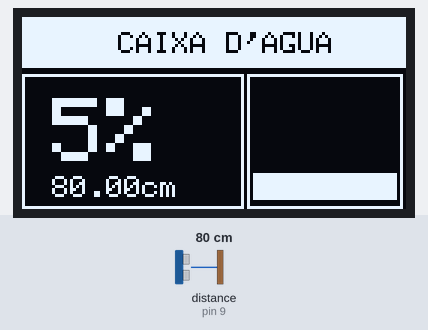
This sketch was run on a simulated SparkFun Pro Micro, built with avr-gcc and run on an emulated ATmega32U4. On the bench: 128×64 one-colour display. The inputs (shaded band) are chosen by the test bench; at power-on: distance to the obstacle (sensor on pin 9) 80 cm. The echo pulse lasts 58.3 µs per cm; what the sketch prints to the serial monitor is not drawn.

Above: at 2.1 s.
2.2 s: distance to the obstacle (sensor on pin 9) set to 2 cm
At 4.0 s:
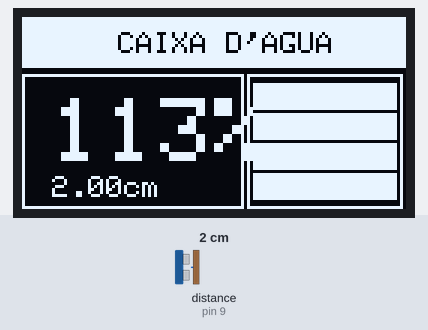
4.5 s: distance to the obstacle (sensor on pin 9) set to 4 cm
At 5.4 s:
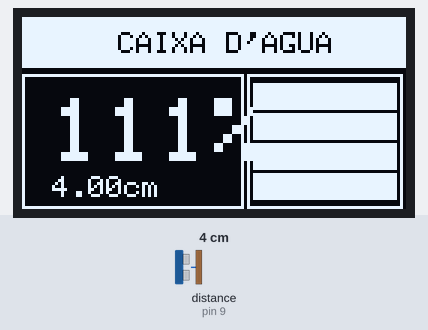
6.5 s: distance to the obstacle (sensor on pin 9) set to 9 cm
At 8.0 s:
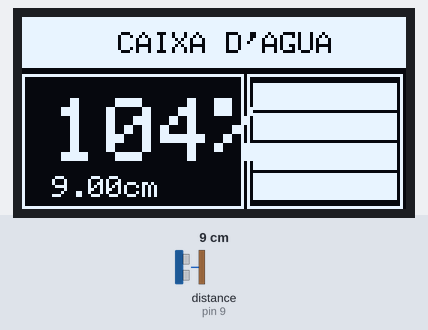
Timing chart, 0 to 9.5 s (numbered marks = the images above; inputs shaded):
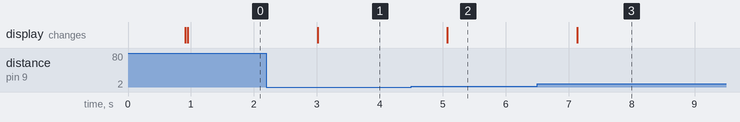

Measured:
- after the input at 2.2 s, the display: changes after 0.81 s (image 1)
- after the input at 4.5 s, the display: changes after 0.57 s (image 2)
- after the input at 6.5 s, the display: changes after 0.64 s (image 3)

The sketch:

water_sensor.ino
```cpp
#include "Ultrasonic.h"
#include "water_display.h"

#define echoPin 9
#define trigPin 7
Ultrasonic ultrasonic(trigPin, echoPin);

float distance;
WaterDisplay waterDisplay;


void setup()
{
  waterDisplay = WaterDisplay();
  Serial.begin(9600); //This pipes to the serial monitor

  Serial.println("Initialize Display");
  waterDisplay.startDisplay();

}

void loop() {

  distance = ultrasonic.read();

  waterDisplay.drawWaterLevel(distance);


  delay(1000);
}
```

water_display.cpp
```cpp
#include "water_display.h"


WaterDisplay::WaterDisplay() {
    display = Adafruit_SSD1306(SCREEN_WIDTH, SCREEN_HEIGHT, &Wire, -1);
}


void WaterDisplay::startDisplay(){
  //For OLED I2C
  if (!display.begin(SSD1306_SWITCHCAPVCC, 0x3C)) {
    Serial.println(F("SSD1306 allocation failed"));
    for (;;);
  }

  display.clearDisplay();

  display.drawBitmap(0, 0, logo_bmp, 128, 64, WHITE);
  display.display(); //Display logo
  delay(800);
  display.clearDisplay();
  //Informacoes iniciais do display

  /*
   * ---------------------
   *      MESSAGE
   * ---------------------
   *          |
   *          |
   *   %      | Tank Bars
   *          |
   * ---------------------
   */
  display.fillScreen(BLACK);
  // display DrawRect (x, y, w, h, color);
  display.drawRect(0, 0, 128, 17, WHITE);
  display.fillRect(0, 0, 128, 17, WHITE);
  display.drawRect(0, 0, 128, 17, WHITE);
  display.drawRect(0, 19 , 74, 45, WHITE);
  display.drawRect(75, 19 , 52, 45, WHITE);
  display.setCursor( 22, 50 );
  display.print("cm");
  display.setTextSize(1);
  display.setTextColor(BLACK);
  display.setCursor( 32, 5 );
  display.print( "CAIXA D'AGUA" );
  display.display();

}

void WaterDisplay::clearDisplay(){
  display.clearDisplay();
}

void WaterDisplay::updateDisplay() {
  display.display();
}

void WaterDisplay::putOnDisplay(int size, int x, int y, String unit) {
  display.setTextSize(size);
  display.setTextColor(WHITE);

    display.setCursor(x, y);
    display.print(unit);

}
void WaterDisplay::putOnDisplay(int size, int x, int y, float value, String unit) {
  int charLen = 12;
  int xo = x + charLen * 3.2;
  int xunit = x + charLen * 3.6;
  int xval = x;
  display.setTextSize(size);
  display.setTextColor(WHITE);

    display.setCursor(x, y);
    display.print(value, 0);
    display.print(unit);
}

void WaterDisplay::displayHeader(){

  display.clearDisplay();
  display.setTextSize(1);
  display.setTextColor(WHITE);
  display.setCursor(0, 0);
  display.print("Caixa D'Agua");

}

void WaterDisplay::drawWaterLevel(float distanceToWater) {
  /* water tank dimensions:
   *  capacity: 1000L
   *  Full height (with lid): 0,94m
   *  Water tank (no lid): 0,72m
   *  >> INSTALATION Tank Lid offset: 12cm
   *  Top diameter: 1,51m
   *  Botton diameter: 1,21m
   */
  Serial.println(distanceToWater);
  int offsetTankLid = 12;
  int tankHeight = 72;
  int percentage = ((tankHeight - (distanceToWater - offsetTankLid)) / tankHeight) * 100;

  //fill percentage box
  display.fillRect(1, 20 , 72, 42, BLACK);
  display.setTextSize(3);
  display.setTextColor(WHITE);
  display.setCursor( 10, 27 );
  //display.print( distanceToWater );

  display.print( percentage );

  display.print( "%" );

// distance
display.setTextSize(1);
  display.setTextColor(WHITE);
  display.setCursor( 10, 53 );
  display.print( distanceToWater );
  display.print("cm");

  // fill level bars
  // Parameters: X, Y, Width, Height, COLOR
  display.fillRect(77, 22 , 49, 40, BLACK);
  if(percentage > 0) display.fillRect(77, 52 , 48, 9, WHITE);

  if(percentage > 25) display.fillRect(77, 42 , 48, 9, WHITE);

  if(percentage > 50) display.fillRect(77, 32 , 48, 9, WHITE);

  if(percentage > 75) display.fillRect(77, 22 , 48, 9, WHITE);


  display.display();
}
```

water_display.h
```cpp
//OLED
#include <Wire.h>
#include <Adafruit_GFX.h>
#include <Adafruit_SSD1306.h>

#include "image_logo.h"

//OLED define
#define SCREEN_WIDTH 128 // OLED display width, in pixels
#define SCREEN_HEIGHT 64 // OLED display height, in pixels
// Declaration for an SSD1306 display connected to I2C (SDA, SCL pins)


class WaterDisplay {
  public:
    WaterDisplay();
    void putOnDisplay(int size, int x, int y, float value, String unit);
    void putOnDisplay(int size, int x, int y, String unit);
    void drawWaterLevel(float distanceToWater);

    void startDisplay();
    void displayHeader();
  private:
    void clearDisplay();
    void updateDisplay();
    Adafruit_SSD1306 display;
};
```

Source omitted: image_logo.h (data table, 6869 bytes)
